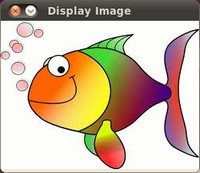
#> input picture myimage.jpg, 200 x 173 px, given in place of the camera
$ python contour.py
#> lines starting #> are read from the running program, lines starting #| are printed output that depends on the picture; after the words box and inside, x2 and y2 are one past the last pixel; in counts of white or black regions, pixels touching at a corner belong together
import cv2
import numpy as np

cap = cv2.VideoCapture(0)

while(1):

    # Take each frame
    _, frame = cap.read()
#> frame is the input picture: shape (173, 200, 3); mean B, G, R 159.4, 181.7, 201.6

    gray = cv2.cvtColor(frame, cv2.COLOR_BGR2GRAY)
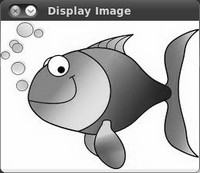
#> gray: shape (173, 200); min 0, max 255, mean 185.2
    gray = cv2.adaptiveThreshold(gray,255,cv2.ADAPTIVE_THRESH_GAUSSIAN_C,cv2.THRESH_BINARY,51,0)
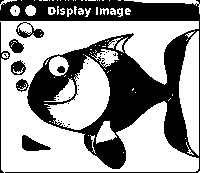
#> gray: shape (173, 200); 61% white; 36 black regions (28 under 20 px), largest, box (x1, y1, x2, y2) and area: (0, 0, 200, 173) 12358, (22, 135, 51, 151) 260, (0, 22, 10, 173) 194
    kernel = np.ones((3,3),np.uint8)
    #erosion = cv2.erode(gray,kernel,iterations = 1)
    closing = cv2.morphologyEx(gray, cv2.MORPH_CLOSE, kernel)
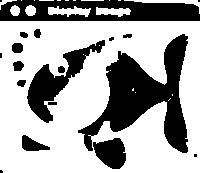
#> closing: shape (173, 200); 66% white; 19 black regions (6 under 20 px), largest, box (x1, y1, x2, y2) and area: (78, 34, 188, 153) 5291, (0, 0, 200, 21) 3167, (27, 40, 105, 123) 1847
    opening = cv2.morphologyEx(closing, cv2.MORPH_OPEN, kernel)
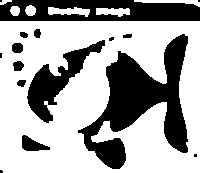
#> opening: shape (173, 200); 65.4% white; 16 black regions (6 under 20 px), largest, box (x1, y1, x2, y2) and area: (78, 34, 188, 169) 6070, (0, 0, 200, 21) 3273, (27, 40, 105, 123) 1962
    edges = cv2.Canny(closing,100,200)
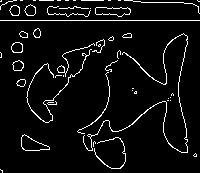
#> edges: shape (173, 200); 5.7% white in thin lines or dots

    #edges = cv2.cornerHarris(gray, 5)
    #ret,thresh = cv2.threshold(gray,50,255,cv2.THRESH_BINARY)

    empty = np.zeros(frame.shape, dtype=np.uint8)


    # [6 lines of commented-out code are left out]
    cv2.imshow('gray',cv2.pyrDown(gray))
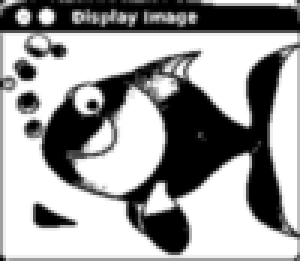
#> window 'gray': shape (87, 100) (shown 3 times larger); min 0, max 255, mean 156.5
    cv2.imshow('res',cv2.pyrDown(opening))
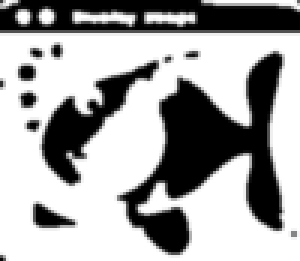
#> window 'res': shape (87, 100) (shown 3 times larger); min 0, max 255, mean 166.8
    #cv2.imshow('res',cv2.pyrDown(edges))

    k = cv2.waitKey(5) & 0xFF
#> (key Esc is pressed here)
    if k == 27:
        break

cv2.destroyAllWindows()

$ run again, on left.jpg
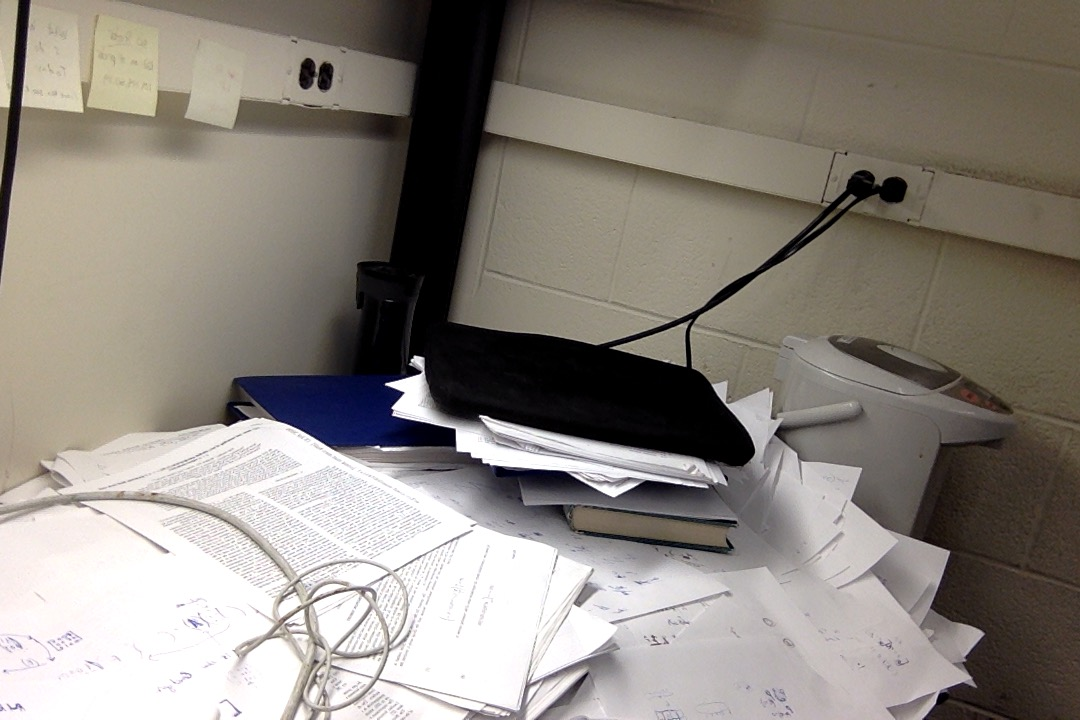
#> input picture left.jpg, 1080 x 720 px, given in place of the camera
#> frame is the input picture: shape (720, 1080, 3); mean B, G, R 125.8, 133.3, 139.5
#> `gray = cv2.adaptiveThreshold(gray,255,cv2.ADAPTIVE_THRESH_GAUSSIAN_C,c..`:
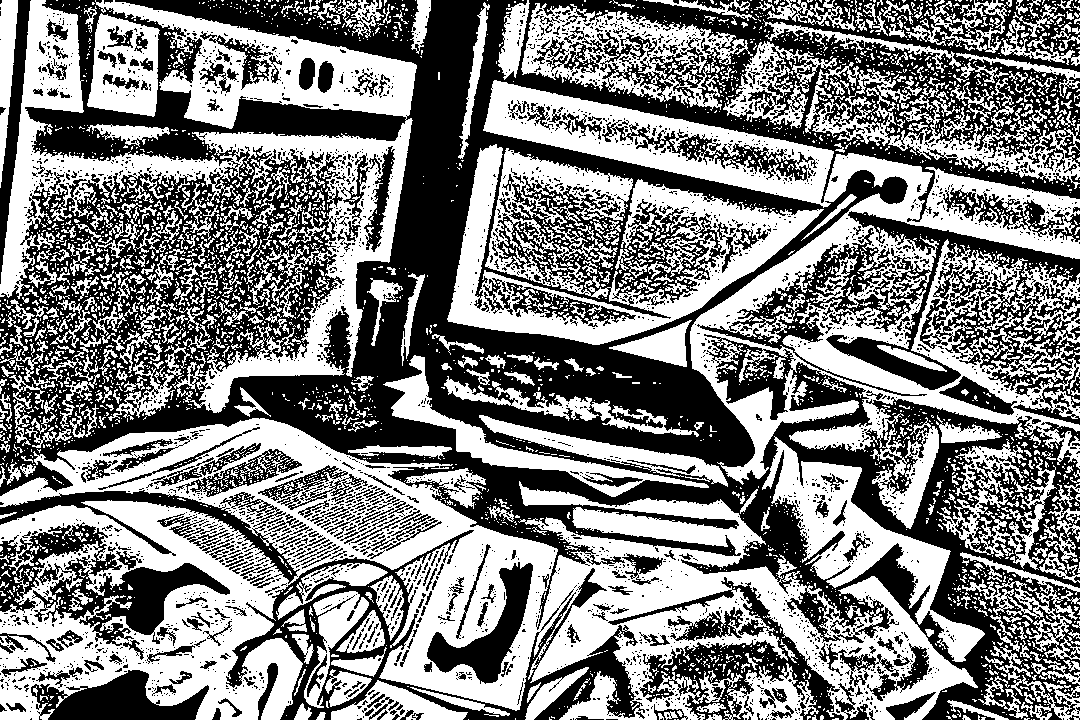
#> gray: shape (720, 1080); 50.4% white; 3208 black regions (2855 under 20 px), largest, box (x1, y1, x2, y2) and area: (0, 0, 1080, 720) 260199, (697, 211, 1080, 425) 23047, (226, 530, 645, 720) 13862
#> closing: shape (720, 1080); 63.1% white; 2531 black regions (1413 under 20 px), largest, box (x1, y1, x2, y2) and area: (40, 0, 907, 626) 94912, (774, 363, 1035, 720) 16111, (27, 0, 405, 160) 13160
#> opening: shape (720, 1080); 60.7% white; 1022 black regions (502 under 20 px), largest, box (x1, y1, x2, y2) and area: (0, 0, 1080, 635) 163740, (763, 363, 1080, 720) 22345, (0, 491, 635, 720) 14682
#> edges: shape (720, 1080); 11.2% white in thin lines or dots
#> `cv2.imshow('res',cv2.pyrDown(opening))`:
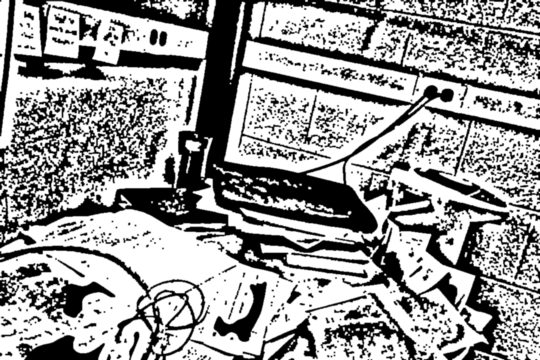
#> window 'res': shape (360, 540); min 0, max 255, mean 154.6

$ run again, on right.jpg
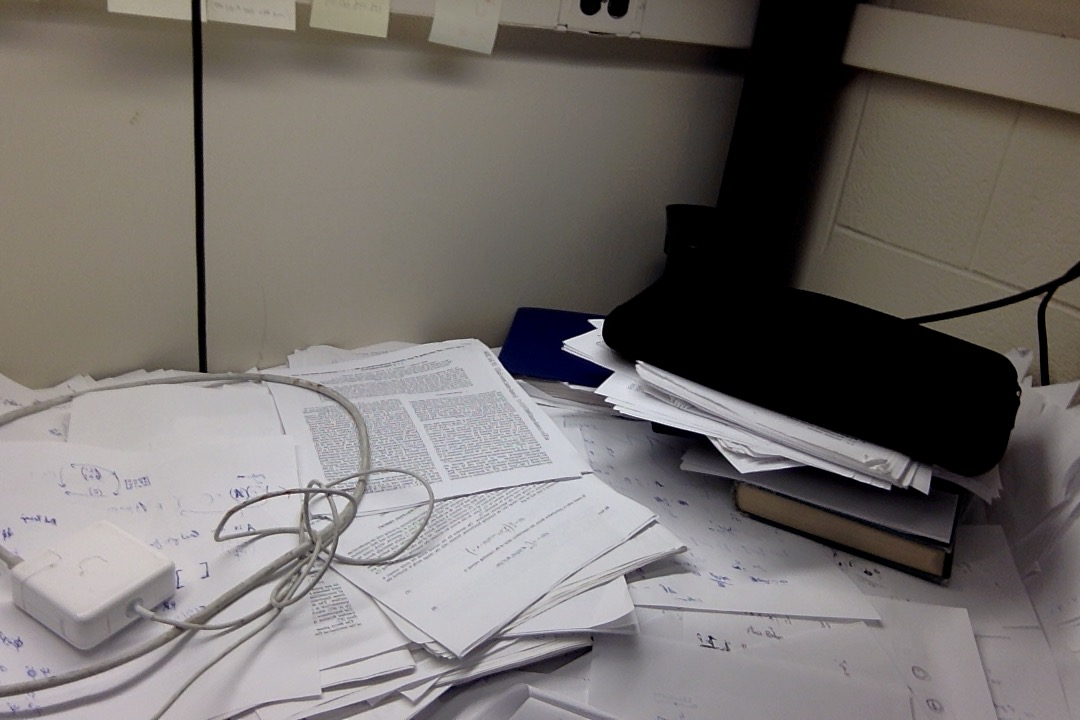
#> input picture right.jpg, 1080 x 720 px, given in place of the camera
#> frame is the input picture: shape (720, 1080, 3); mean B, G, R 109.1, 112.1, 117.1
#> `gray = cv2.adaptiveThreshold(gray,255,cv2.ADAPTIVE_THRESH_GAUSSIAN_C,c..`:
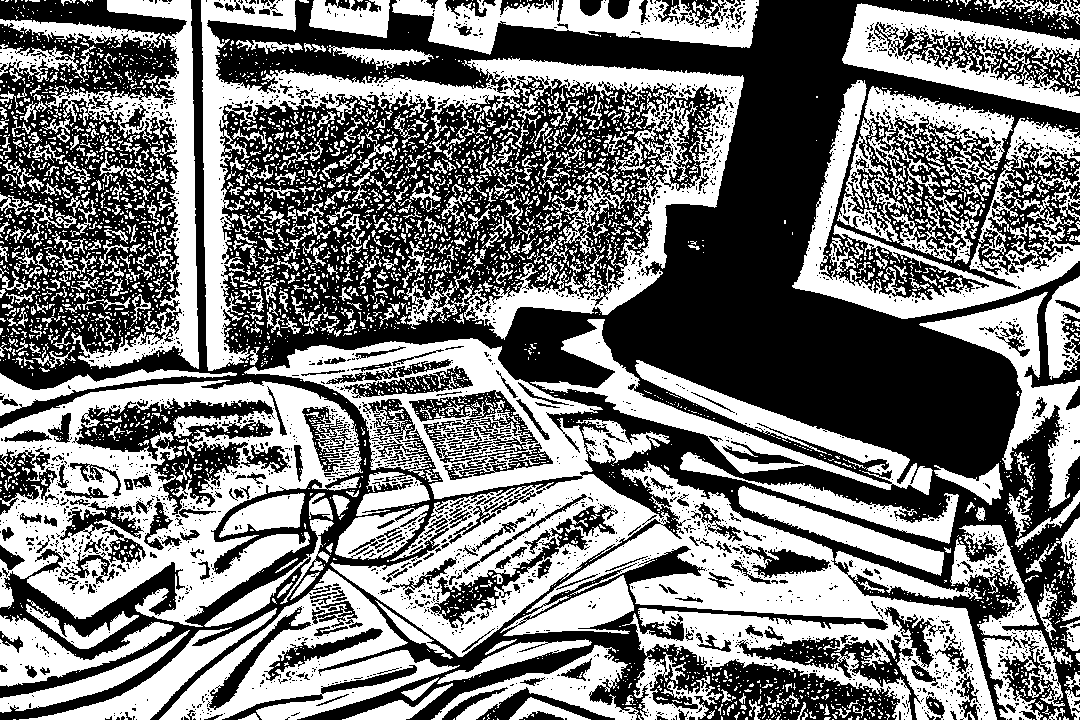
#> gray: shape (720, 1080); 47.2% white; 4123 white regions (3473 under 20 px), largest, box (x1, y1, x2, y2) and area: (244, 338, 997, 720) 77614, (0, 380, 363, 627) 39924, (201, 0, 744, 371) 33354
#> closing: shape (720, 1080); 56.4% white; 1677 black regions (894 under 20 px), largest, box (x1, y1, x2, y2) and area: (208, 0, 1080, 720) 160230, (0, 363, 469, 720) 21936, (301, 583, 886, 720) 10973
#> opening: shape (720, 1080); 53.3% white; 620 black regions (297 under 20 px), largest, box (x1, y1, x2, y2) and area: (208, 0, 1080, 720) 208622, (0, 0, 518, 720) 62447, (301, 583, 897, 720) 19754
#> edges: shape (720, 1080); 11.3% white in thin lines or dots
#> `cv2.imshow('res',cv2.pyrDown(opening))`:
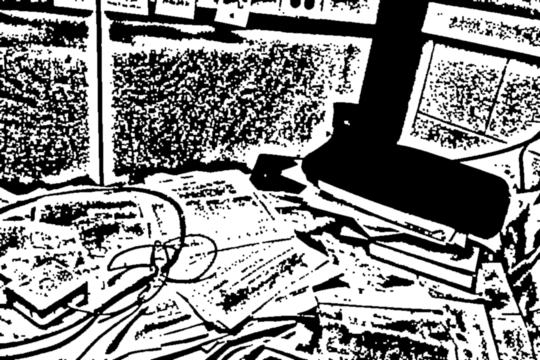
#> window 'res': shape (360, 540); min 0, max 255, mean 136
